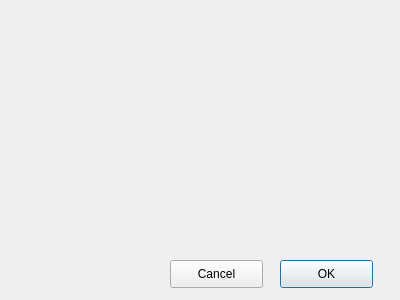
<?xml version="1.0" encoding="UTF-8"?>
<ui version="4.0">
 <class>SettingWindow</class>
 <widget class="QDialog" name="SettingWindow">
  <property name="geometry">
   <rect>
    <x>0</x>
    <y>0</y>
    <width>400</width>
    <height>300</height>
   </rect>
  </property>
  <property name="windowTitle">
   <string>Dialog</string>
  </property>
  <widget class="QPushButton" name="okBtn">
   <property name="geometry">
    <rect>
     <x>280</x>
     <y>260</y>
     <width>93</width>
     <height>28</height>
    </rect>
   </property>
   <property name="text">
    <string>OK</string>
   </property>
  </widget>
  <widget class="QPushButton" name="cancelBtn">
   <property name="geometry">
    <rect>
     <x>170</x>
     <y>260</y>
     <width>93</width>
     <height>28</height>
    </rect>
   </property>
   <property name="text">
    <string>Cancel</string>
   </property>
  </widget>
 </widget>
 <resources/>
 <connections/>
</ui>
